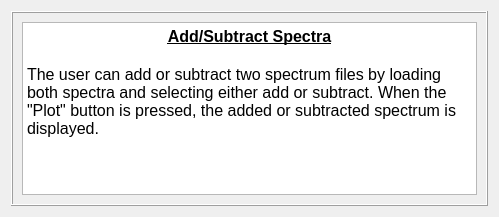
<?xml version="1.0" encoding="UTF-8"?>
<ui version="4.0">
 <class>Dialog</class>
 <widget class="QDialog" name="Dialog">
  <property name="geometry">
   <rect>
    <x>0</x>
    <y>0</y>
    <width>499</width>
    <height>217</height>
   </rect>
  </property>
  <property name="windowTitle">
   <string>Dialog</string>
  </property>
  <layout class="QGridLayout" name="gridLayout">
   <item row="0" column="0">
    <widget class="QFrame" name="frame">
     <property name="frameShape">
      <enum>QFrame::Box</enum>
     </property>
     <property name="frameShadow">
      <enum>QFrame::Raised</enum>
     </property>
     <layout class="QGridLayout" name="gridLayout_2">
      <item row="0" column="0">
       <widget class="QTextBrowser" name="textBrowser">
        <property name="html">
         <string>&lt;!DOCTYPE HTML PUBLIC &quot;-//W3C//DTD HTML 4.0//EN&quot; &quot;http://www.w3.org/TR/REC-html40/strict.dtd&quot;&gt;
&lt;html&gt;&lt;head&gt;&lt;meta name=&quot;qrichtext&quot; content=&quot;1&quot; /&gt;&lt;style type=&quot;text/css&quot;&gt;
p, li { white-space: pre-wrap; }
&lt;/style&gt;&lt;/head&gt;&lt;body style=&quot; font-family:'MS Shell Dlg 2'; font-size:7.8pt; font-weight:400; font-style:normal;&quot;&gt;
&lt;p align=&quot;center&quot; style=&quot; margin-top:0px; margin-bottom:0px; margin-left:0px; margin-right:0px; -qt-block-indent:0; text-indent:0px;&quot;&gt;&lt;span style=&quot; font-size:12pt; font-weight:600; text-decoration: underline;&quot;&gt;Add/Subtract Spectra&lt;/span&gt;&lt;/p&gt;
&lt;p align=&quot;center&quot; style=&quot;-qt-paragraph-type:empty; margin-top:0px; margin-bottom:0px; margin-left:0px; margin-right:0px; -qt-block-indent:0; text-indent:0px; font-size:12pt; font-weight:600; text-decoration: underline;&quot;&gt;&lt;br /&gt;&lt;/p&gt;
&lt;p style=&quot; margin-top:0px; margin-bottom:0px; margin-left:0px; margin-right:0px; -qt-block-indent:0; text-indent:0px;&quot;&gt;&lt;span style=&quot; font-size:12pt;&quot;&gt;The user can add or subtract two spectrum files by loading both spectra and selecting either add or subtract. When the &amp;quot;Plot&amp;quot; button is pressed, the added or subtracted spectrum is displayed.&lt;/span&gt;&lt;/p&gt;&lt;/body&gt;&lt;/html&gt;</string>
        </property>
       </widget>
      </item>
     </layout>
    </widget>
   </item>
  </layout>
 </widget>
 <resources/>
 <connections/>
</ui>
